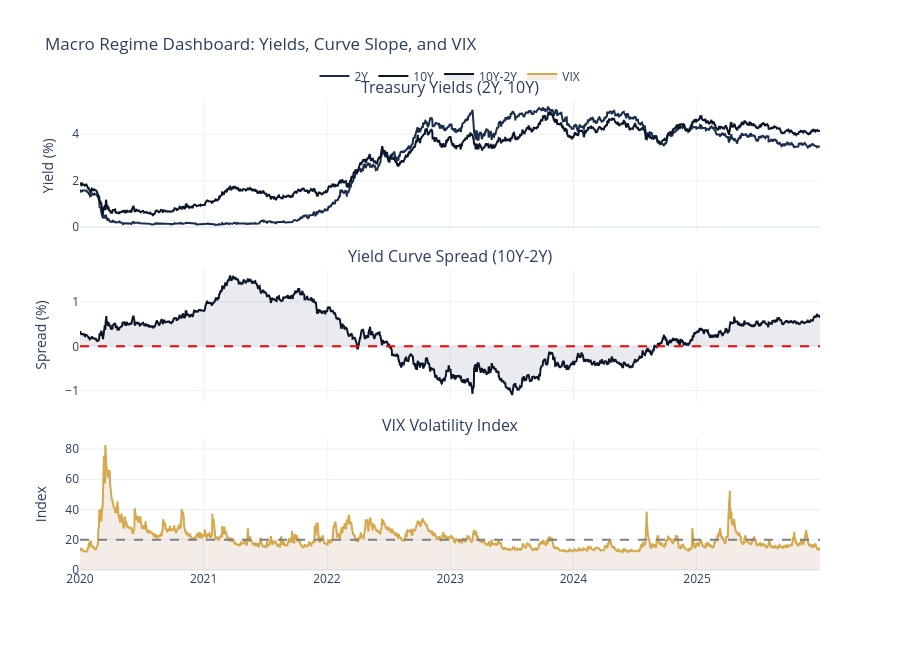

The notebook cell this image was saved under:
### Markdown cell above
## 7. Multi-Series Dashboard

A combined view of key macro indicators helps identify regime changes.

### Code cell
# Build the three-panel macro dashboard in a single cell so the inline
# renderer captures the fully populated figure rather than a partial,
# first-panel-only intermediate.
fig = make_subplots(
    rows=3,
    cols=1,
    shared_xaxes=True,
    subplot_titles=(
        "Treasury Yields (2Y, 10Y)",
        "Yield Curve Spread (10Y-2Y)",
        "VIX Volatility Index",
    ),
    vertical_spacing=0.08,
)

# Filter to recent data
start_date = "2020-01-01"
recent = macro.filter(pl.col(date_col) >= pl.lit(start_date).str.to_date()).to_pandas()

# Panel 1: Yields
fig.add_trace(
    go.Scatter(
        x=recent[date_col],
        y=recent["dgs2"],
        mode="lines",
        name="2Y",
        line=dict(color=COLORS["slate"]),
    ),
    row=1,
    col=1,
)
fig.add_trace(
    go.Scatter(
        x=recent[date_col],
        y=recent["dgs10"],
        mode="lines",
        name="10Y",
        line=dict(color=COLORS["blue"]),
    ),
    row=1,
    col=1,
)

# Panel 2: Spread
fig.add_trace(
    go.Scatter(
        x=recent[date_col],
        y=recent["t10y2y"],
        mode="lines",
        name="10Y-2Y",
        line=dict(color=COLORS["blue"]),
        fill="tozeroy",
        fillcolor="rgba(46, 64, 87, 0.1)",
    ),
    row=2,
    col=1,
)
fig.add_hline(y=0, line_dash="dash", line_color="red", row=2, col=1)

# Panel 3: VIX
fig.add_trace(
    go.Scatter(
        x=recent[date_col],
        y=recent["vixcls"],
        mode="lines",
        name="VIX",
        line=dict(color=COLORS["amber"]),
        fill="tozeroy",
        fillcolor="rgba(139, 69, 19, 0.1)",
    ),
    row=3,
    col=1,
)
fig.add_hline(y=20, line_dash="dash", line_color="gray", row=3, col=1)

fig.update_layout(
    height=650,
    title_text="Macro Regime Dashboard: Yields, Curve Slope, and VIX",
    showlegend=True,
    legend=dict(orientation="h", yanchor="bottom", y=1.02, xanchor="center", x=0.5),
    template="plotly_white",
)

fig.update_yaxes(title_text="Yield (%)", row=1, col=1)
fig.update_yaxes(title_text="Spread (%)", row=2, col=1)
fig.update_yaxes(title_text="Index", row=3, col=1)

fig.show()

print("\nDashboard interpretation:")
print("  - Rising yields + inverted curve = Tightening cycle, recession risk")
print("  - VIX spikes often coincide with curve moves")
print("  - Use together for regime detection in Chapter 8")

### Figure 1 — Plotly figure (JSON) as saved in the notebook; plotly's stock layout.template omitted (floating-point values rounded to 4 significant figures; data arrays with more than 128 entries replaced by an {"elided": "..."} marker saying what was removed)
{"data": [{"line": {"color": "#1a2d4a"}, "mode": "lines", "name": "2Y", "type": "scatter", "x": {"elided": "2192 str values"}, "xaxis": "x", "y": {"elided": "2192 float values"}, "yaxis": "y"}, {"line": {"color": "#0a1628"}, "mode": "lines", "name": "10Y", "type": "scatter", "x": {"elided": "2192 str values"}, "xaxis": "x", "y": {"elided": "2192 float values"}, "yaxis": "y"}, {"fill": "tozeroy", "fillcolor": "rgba(46, 64, 87, 0.1)", "line": {"color": "#0a1628"}, "mode": "lines", "name": "10Y-2Y", "type": "scatter", "x": {"elided": "2192 str values"}, "xaxis": "x2", "y": {"elided": "2192 float values"}, "yaxis": "y2"}, {"fill": "tozeroy", "fillcolor": "rgba(139, 69, 19, 0.1)", "line": {"color": "#D4A84B"}, "mode": "lines", "name": "VIX", "type": "scatter", "x": {"elided": "2192 str values"}, "xaxis": "x3", "y": {"elided": "2192 float values"}, "yaxis": "y3"}], "layout": {"annotations": [{"font": {"size": 16}, "showarrow": false, "text": "Treasury Yields (2Y, 10Y)", "x": 0.5, "xanchor": "center", "xref": "paper", "y": 1.0, "yanchor": "bottom", "yref": "paper"}, {"font": {"size": 16}, "showarrow": false, "text": "Yield Curve Spread (10Y-2Y)", "x": 0.5, "xanchor": "center", "xref": "paper", "y": 0.64, "yanchor": "bottom", "yref": "paper"}, {"font": {"size": 16}, "showarrow": false, "text": "VIX Volatility Index", "x": 0.5, "xanchor": "center", "xref": "paper", "y": 0.28, "yanchor": "bottom", "yref": "paper"}], "height": 650, "legend": {"orientation": "h", "x": 0.5, "xanchor": "center", "y": 1.02, "yanchor": "bottom"}, "shapes": [{"line": {"color": "red", "dash": "dash"}, "type": "line", "x0": 0, "x1": 1, "xref": "x2 domain", "y0": 0, "y1": 0, "yref": "y2"}, {"line": {"color": "gray", "dash": "dash"}, "type": "line", "x0": 0, "x1": 1, "xref": "x3 domain", "y0": 20, "y1": 20, "yref": "y3"}], "showlegend": true, "title": {"text": "Macro Regime Dashboard: Yields, Curve Slope, and VIX"}, "xaxis": {"anchor": "y", "domain": [0.0, 1.0], "matches": "x3", "showticklabels": false}, "xaxis2": {"anchor": "y2", "domain": [0.0, 1.0], "matches": "x3", "showticklabels": false}, "xaxis3": {"anchor": "y3", "domain": [0.0, 1.0]}, "yaxis": {"anchor": "x", "domain": [0.72, 1.0], "title": {"text": "Yield (%)"}}, "yaxis2": {"anchor": "x2", "domain": [0.36, 0.64], "title": {"text": "Spread (%)"}}, "yaxis3": {"anchor": "x3", "domain": [0.0, 0.28], "title": {"text": "Index"}}}}
